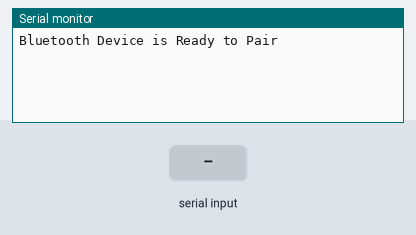
Simulated run of this sketch. Board: ESP32. Parts: the last lines printed to the serial monitor. The test bench sets the inputs (shaded band). Nothing arrives over Bluetooth unless stated.

Above: at 1.2 s.
1.3 s: "*" received over the second serial link
At 2.9 s:
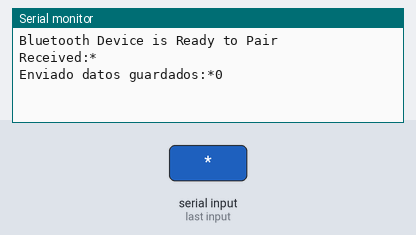
3.8 s: "$" received over the second serial link
At 5.2 s:
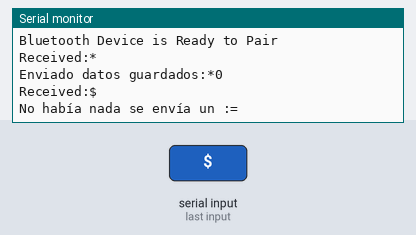
6.3 s: "#" received over the second serial link
At 8.0 s:
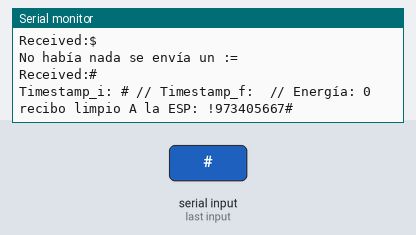
8.8 s: "|" received over the second serial link
At 10.9 s:
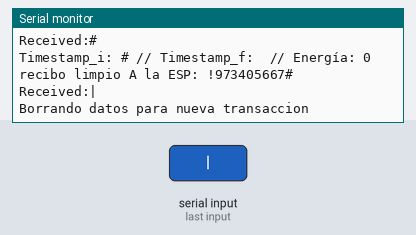
11.3 s: "/" received over the second serial link
At 13.2 s:
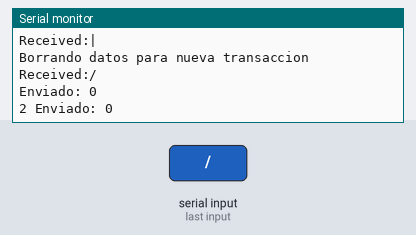

Measured:
- after the input at 1.3 s, the serial monitor: prints a new line after 1.0 s (image 1)
- after the input at 3.8 s, the serial monitor: prints a new line after 1.0 s (image 2)
- after the input at 6.3 s, the serial monitor: prints a new line after 1.0 s (image 3)
- after the input at 8.8 s, the serial monitor: prints a new line after 1.0 s (image 4)
- after the input at 11.3 s, the serial monitor: prints a new line after 1.0 s (image 5)

The sketch:

prototipo_builderapp.ino
```cpp
#include "BluetoothSerial.h" //Header File for Serial Bluetooth, will be added by default into Arduino
#if !defined(CONFIG_BT_ENABLED) || !defined(CONFIG_BLUEDROID_ENABLED)
#error Bluetooth is not enabled! Please run `make menuconfig` to and enable it
#endif

BluetoothSerial ESP_BT; //Object for Bluetooth

String incoming;
String date_ini = "";
String error = "1111#E";
String date_ini_guardado = "2222#G";
String date_fin = "";
int energia = 0;
int initiated = 0;
String senergia;
String nombre = "BuilderMiner#0002";

void setup() {
Serial.begin(112500); //Start Serial monitor in 9600
ESP_BT.begin(nombre); //Entre las comillas incluir tu numero de matricula
Serial.println("Bluetooth Device is Ready to Pair");

}

void writeString(String stringData) { // Used to serially push out a String with Serial.write()
//Serial.println("Se envio el String de largo: "+stringData.length());
  for (int i = 0; i < stringData.length(); i++)
  {
    ESP_BT.write(stringData[i]);   // Push each char 1 by 1 on each loop pass
    //Serial.print(stringData[i]);
  }
}// end writeString

void loop() {

if (ESP_BT.available()) //Check if we receive anything from Bluetooth
{
incoming = ESP_BT.readString(); //Read what we recevive
Serial.print("Received:"); Serial.println(incoming);

if (incoming.charAt(0) == '#')
{
  if(date_ini == ""){
    date_ini = incoming;
    Serial.println("Timestamp_i: "+date_ini+" // Timestamp_f: "+date_fin+" // Energía: "+energia);
    energia = 973405667;
    senergia = "!"+String(energia)+date_ini;
    ESP_BT.print(senergia);
    Serial.println("recibo limpio A la ESP: "+senergia);

  }
  else{
    ESP_BT.print(error);
    Serial.println("Envio error a la ESP: "+error);
  }
}

if (incoming == "*")
  {
  senergia = "*"+String(energia)+date_ini;
  ESP_BT.print(senergia);
  Serial.println("Enviado datos guardados:" +senergia);
  }

if (incoming == "$")
  {
      if(date_ini ==""){
        senergia = "=";
        //Si no hay nada devuelve un =
        ESP_BT.print(senergia);
        Serial.println("No había nada se envía un :"+senergia);
    }
      else{
        senergia = "%";
          //Si hay algo devuelve un %
          ESP_BT.print(senergia);
        Serial.println("Si había algo se envío dato para seguir :"+senergia);
      }
  }

if (incoming.charAt(0) == '|'){
  date_ini = "";
  date_fin = "";
  energia = 0;
  Serial.println("Borrando datos para nueva transaccion");
}


if (incoming.charAt(0) == '/' || incoming.charAt(1)=='/')
  {
  date_fin = incoming;
  senergia = String(energia)+date_ini;
  Serial.println("Enviado: " +senergia);
  ESP_BT.print(senergia);
  Serial.println("2 Enviado: " +senergia);
  date_ini = "";
  date_fin = "";
  energia = 0;
  }
}
delay(20);
}
```
